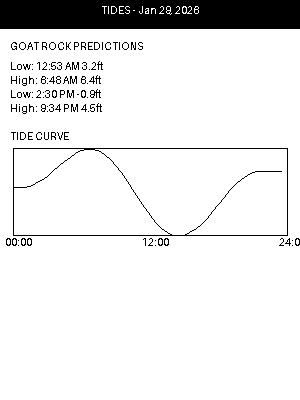

Here is the Python script that generated this plot:
#!/usr/bin/env python3
"""Test script to render portrait display without waveshare library."""
import json
import math
from datetime import datetime
from PIL import Image, ImageDraw, ImageFont

WIDTH = 300
HEIGHT = 400

def load_fonts():
    try:
        header_font = ImageFont.truetype("/usr/share/fonts/truetype/dejavu/DejaVuSans-Bold.ttf", 18)
        section_font = ImageFont.truetype("/usr/share/fonts/truetype/dejavu/DejaVuSans-Bold.ttf", 14)
        text_font = ImageFont.truetype("/usr/share/fonts/truetype/dejavu/DejaVuSans.ttf", 12)
    except:
        header_font = section_font = text_font = ImageFont.load_default()
    return header_font, section_font, text_font

def time_str_to_minutes(time_str):
    """Convert '2:30 PM' to minutes since midnight."""
    try:
        if "AM" in time_str or "PM" in time_str:
            dt = datetime.strptime(time_str, "%I:%M %p")
        else:
            dt = datetime.strptime(time_str.lstrip("0"), "%H:%M")
        return dt.hour * 60 + dt.minute
    except:
        return None

def half_sine_interpolate(t_min, events):
    """Interpolate tide height using half-sine between events."""
    if not events or len(events) < 2:
        return None
    if t_min < events[0][0]:
        return events[0][1]
    if t_min > events[-1][0]:
        return events[-1][1]
    
    for i in range(len(events) - 1):
        t1, h1 = events[i]
        t2, h2 = events[i + 1]
        if t1 <= t_min <= t2:
            if t2 == t1:
                return h1
            m = 0.5 * (h1 + h2)
            a = 0.5 * (h2 - h1)
            frac = (t_min - t1) / (t2 - t1)
            theta = math.pi * frac - math.pi / 2
            return m + a * math.sin(theta)
    return None

def draw_tide_waveform(draw, x, y, width, height, tides, text_font):
    """Draw tide waveform."""
    # Parse tides
    events = []
    for label, time_str, height_str in tides:
        t_min = time_str_to_minutes(time_str)
        h_val = float(height_str.replace("ft", "").strip())
        if t_min is not None:
            events.append((t_min, h_val))
    
    if not events or len(events) < 2:
        draw.text((x, y), "No tide data", font=text_font, fill=0)
        return
    
    events.sort()
    heights = [h for _, h in events]
    h_min, h_max = min(heights), max(heights)
    h_range = h_max - h_min
    if h_range < 0.1:
        h_range = 1.0
    
    margin_left, margin_right = 3, 3
    margin_top, margin_bottom = 3, 10
    graph_width = width - margin_left - margin_right
    graph_height = height - margin_top - margin_bottom
    
    # Sample every 30 minutes
    points = []
    for t_min in range(0, 24 * 60, 30):
        h = half_sine_interpolate(t_min, events)
        if h is not None:
            px = x + margin_left + int((t_min / 1440) * graph_width)
            py = y + height - margin_bottom - int(((h - h_min) / h_range) * graph_height)
            points.append((px, py))
    
    # Draw axis box
    draw.rectangle((x + margin_left, y + margin_top, x + width - margin_right, y + height - margin_bottom), outline=0)
    
    # Draw waveform
    if len(points) > 1:
        for i in range(len(points) - 1):
            draw.line((points[i], points[i + 1]), fill=0, width=1)
    
    # Time labels
    for label, t_min in [("00:00", 0), ("12:00", 12*60), ("24:00", 24*60)]:
        px = x + margin_left + int((t_min / 1440) * graph_width)
        py = y + height - margin_bottom + 1
        draw.text((px - 8, py), label, font=text_font, fill=0)

# Load data and render
with open('tides.json') as f:
    data = json.load(f)

from datetime import date as dateobj
today_key = dateobj.today().strftime("%Y-%m-%d")
goat_rock_tides = data.get("goat_rock", {}).get(today_key, [])

img = Image.new("1", (WIDTH, HEIGHT), 255)
draw = ImageDraw.Draw(img)
header_font, section_font, text_font = load_fonts()

# Simple layout
draw.rectangle((0, 0, WIDTH, 28), fill=0)
date_str = dateobj.today().strftime("%b %d, %Y")
bbox = draw.textbbox((0, 0), f"TIDES - {date_str}", font=header_font)
draw.text(((WIDTH-(bbox[2]-bbox[0]))//2, 4), f"TIDES - {date_str}", font=header_font, fill=255)

# Goat Rock info
draw.text((10, 40), "GOAT ROCK PREDICTIONS", font=section_font, fill=0)
y = 60
for label, t, h in goat_rock_tides[:4]:
    draw.text((10, y), f"{label}: {t} {h}", font=text_font, fill=0)
    y += 14

# Waveform
draw.text((10, 130), "TIDE CURVE", font=section_font, fill=0)
draw_tide_waveform(draw, 10, 145, WIDTH-20, 100, goat_rock_tides, text_font)

img.save('test_portrait.png')
print('Saved test_portrait.png')
